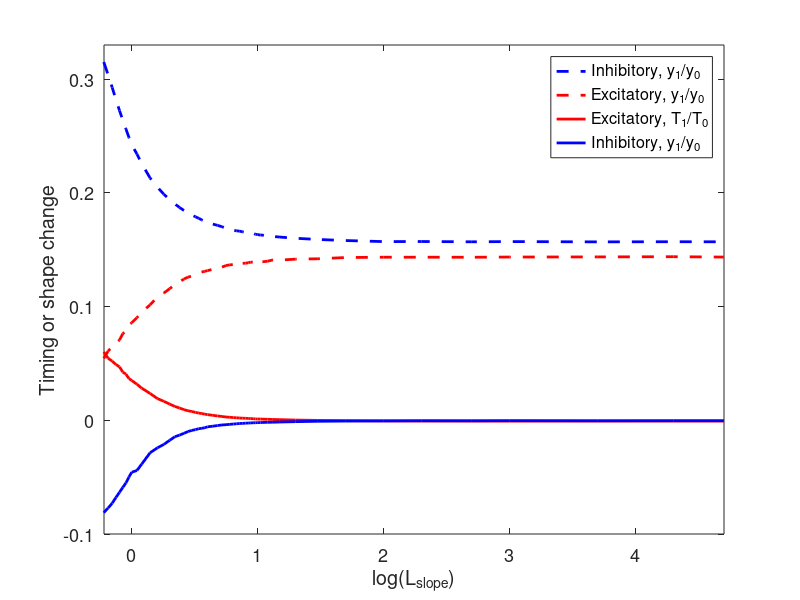

Here is the MATLAB script that generated this plot:
% Fig. 7
clear; clc; close all;

figure

load('excitation-contralateral.mat');
h1=plot(log10(Lslope(21:end)),dec_9(21:end,4),'-r','LineWidth',2); hold on
h2=plot(log10(Lslope(21:end)),dec_9(21:end,7),'--r','LineWidth',2);

load('inhibition-contralateral.mat');
h3=plot(log10(Lslope_9(21:end)),dec_9(21:end,4),'-b','LineWidth',2); 
h4=plot(log10(Lslope_9(21:end)),dec_9(21:end,7),'--b','LineWidth',2); 

legend([h4 h2 h1 h3],'Inhibitory, y_1/y_0','Excitatory, y_1/y_0','Excitatory, T_1/T_0','Inhibitory, y_1/y_0');
axis([-0.22 4.7 -.1 .33]);
xlabel('log(L_{slope})'); ylabel('Timing or shape change');
set(gca,'FontSize',13);
